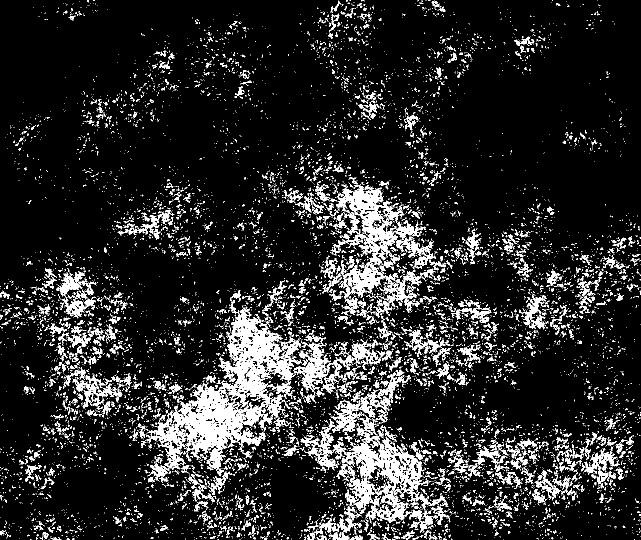
#> input picture Correlation/src/temp_data/high-conc-sample.tif, 1282 x 1080 px, found by its file name (shown at 1/2 size)
$ jupyter execute --allow-errors code-vectorizations.ipynb
#> lines starting #> are read from the running program, lines starting #| are printed output that depends on the picture
### Correlation/src/corrLib.py
import numpy as np
import matplotlib.pyplot as plt
from myImageLib import dirrec
from skimage import io
import os
import pandas as pd
import sys
import time
import pdb
from scipy.signal import savgol_filter

# [49 lines left out: functions corrS, corrI, not called in this run]

def divide_windows(img, windowsize=[20, 20], step=10):
    row, col = img.shape
    windowsize[0] = int(windowsize[0])
    windowsize[1] = int(windowsize[1])
    step = int(step)
    X = np.array(range(0, col-windowsize[0], step))# + int(windowsize[0]/2)
    Y = np.array(range(0, row-windowsize[1], step))# + int(windowsize[1]/2)
#     X, Y = np.meshgrid(X, Y)
    I = np.zeros((len(Y), len(X)))
    for indx, x in enumerate(X):
        for indy, y in enumerate(Y):
            window = img[y:y+windowsize[1], x:x+windowsize[0]]
            I[indy, indx] = window.mean()
    X, Y = np.meshgrid(X, Y)
    return X, Y, I

def distance_corr(X, Y, C):
    rList = []
    cList = []
    table = pd.DataFrame()
    for xr, yr, cr in zip(X, Y, C):
        for x, y, c in zip(xr, yr, cr):
            rList.append((x**2 + y**2)**.5)
            cList.append(c)
    table = table.assign(R=rList, C=cList)
    table.sort_values(by=['R'], inplace=True)
    return table

# [81 lines left out: functions corrIseq, readseq, boxsize_effect_spatial, density_fluctuation, not called in this run]

# [3 lines that do not run on import are left out]

### Correlation/src/corr_utils.py
# Define some utility functions that are used in 'Correlation' notebooks
import pandas as pd
import matplotlib.pyplot as plt
import numpy as np
from myImageLib import dirrec, bestcolor, wowcolor
from scipy.ndimage import gaussian_filter1d, uniform_filter1d
from scipy.signal import savgol_filter, medfilt
from scipy.optimize import curve_fit
import corrLib
import os
from skimage import io
from matplotlib.patches import Rectangle

# general
# [719 lines left out: functions data_log_mapping, tentative_log, illumination_correction, data_log, unified_symbols, scalebar_shape_position and 12 more, not called in this run]


# fig3_spatial-correlations
def exp(x, a):
    return np.exp(-a*x)

# [484 lines left out: functions corr_length, xy_to_r, average_data, plot_correlation, retrieve_dxd_data, corr2d and 11 more, not called in this run]

def xy_bin(xo, yo, n=100, mode='log', bins=None):
    """
    Bin x, y data on log or linear scale

    Args:
    xo -- input x
    yo -- input y
    n -- points after binning
    mode --
    bins -- set the bins to bin data together

    Returns:
    x -- binned x
    y -- means in bins

    Edit:
    11042020 -- Change function name to xy_bin, to incorporate the mode parameter, so that the function can do both log space binning and linear space binning.
    11172020 -- add bins kwarg, allow user to enter custom bins.

    Test:
    pivDir = r'D:\density_fluctuations\08032020\piv_imseq\01\3000-3001.csv'
    X, Y, U, V = read_piv(pivDir)
    XS, YS, CA, CV = vspatial(X, Y, U, V)
    k, E = energy_spectrum_2(CV)

    xo = k
    yo = abs(E)
    x, y = log_bin(xo, yo, n=100)
    plt.figure(dpi=300)

    plt.plot(k, abs(E), lw=0.5, color=bestcolor(0), label='corrFT', ls=':')
    plt.plot(x, y, lw=1, color=bestcolor(1), label='corrFT', marker='o', markersize=2, ls='')
    plt.loglog()
    """

    assert(len(xo)==len(yo))

    if bins is None:
        if mode == 'log':
            x = np.logspace(np.log10(xo[xo>0].min()), np.log10(xo.max()), n+1)
        elif mode == 'lin':
            x = np.linspace(xo.min(), xo.max(), n+1)
    else:
        x = np.sort(bins)

    y = (np.histogram(xo, x, weights=yo)[0] /
             np.histogram(xo, x)[0])

    return x[:-1], y

# [118 lines left out: functions efft, autocorr_imseq, structured_spectra, construct_spectra_series, not called in this run]

### mylib/typesetting/main.py
import matplotlib

def prl(preset='1-column-2-panel'):
    """
    Args:
    preset -- the type of preset to use (figure size and dpi)
    """
    presets = {}
    presets['1-column-2-panel'] = (1.75, 1.5, 400)
    presets['1-column-1-panel'] = (3.5, 1.5, 400)

    w, h, dpi = presets[preset]
    matplotlib.rcParams['figure.figsize'] = w, h
    matplotlib.rcParams['figure.dpi'] = dpi

    matplotlib.rcParams['font.family'] = 'Times New Roman'
    matplotlib.rcParams['text.usetex'] = True

    matplotlib.rcParams['axes.labelpad'] = 1.0
    matplotlib.rcParams['axes.linewidth'] = 0.5

    matplotlib.rcParams['xtick.labelsize'] = 'small'
    matplotlib.rcParams['xtick.direction'] = 'in'
    matplotlib.rcParams['xtick.minor.visible'] = True
    matplotlib.rcParams['xtick.top'] = True
    matplotlib.rcParams['xtick.major.size'] = 2.5
    matplotlib.rcParams['xtick.minor.size'] = 1.6

    matplotlib.rcParams['ytick.labelsize'] = 'small'
    matplotlib.rcParams['ytick.direction'] = 'in'
    matplotlib.rcParams['ytick.minor.visible'] = True
    matplotlib.rcParams['ytick.right'] = True
    matplotlib.rcParams['ytick.major.size'] = 2.5
    matplotlib.rcParams['ytick.minor.size'] = 1.6

    # LEGEND
    matplotlib.rcParams['legend.labelspacing'] = 0.2
    matplotlib.rcParams['legend.handlelength'] = 1
    matplotlib.rcParams['legend.fontsize'] = 'small'
    matplotlib.rcParams['legend.handletextpad'] = 0.2
    matplotlib.rcParams['legend.columnspacing'] = 0.5
    matplotlib.rcParams['legend.frameon'] = False

    # FONT
    matplotlib.rcParams['font.size'] = 8
    return None


### Correlation/src/code-vectorizations.ipynb
# Code vectorizations

Image processing requires large computational power, and time. By optimizing the code, main reducing the use of for loops, the time needed for the same computation can be significantly reduced. Here, a few examples, in which I successfully speed up the image processing computations, are shown.

## 0 Packages and presets

[cell 1]
import numpy as np
import matplotlib.pyplot as plt
from myImageLib import dirrec, bestcolor, bpass, wowcolor
from skimage import io, measure, util
import pandas as pd
import os
import corrLib
import time
from corr_utils import *
import typesetting.main as tm

[cell 2]
tm.prl()

## 1 The old functions

My library is now updated with the faster code. But I found the slow old code thank to Github. The functions below are literally the first 3 functions in the corrLib library which I designed for the GNF project. Over almost a year, this library has grown from less than 100 lines to 582 line, with 23 commits done on Github.

[cell 3]
# [27 lines left out: function corrS, not called in this run]

def corrI(X, Y, I):
    I = I - I.mean()
    row, col = I.shape
    Isq = 0
    for i in range(0, row):
        for j in range(0, col):
            Isq += I[i, j]**2
    Isq = Isq / row / col
    CI = np.zeros((row, col))
    for xin in range(0, col):
        for yin in range(0, row):
            count = 0
            CIt = 0
            for i in range(0, col-xin):
                for j in range(0, row-yin):
                    Ia = I[j, i]
                    Ib = I[j+yin, i+xin]
                    CIt += Ia * Ib
                    count += 1
            CI[yin, xin] = CIt / count / Isq
    return CI

# [15 lines left out: function divide_windows, not called in this run]

## 2 New functions: vectorization

In the revised function, instead of iterating over all the possible intervals (xin and yin in the function), I shift the original image and calculate the cross correlation between the original image and its corresponding part in the shifted image. This operation avoids the use of two for loops in the code, and speeds the code up dramatically (from 5 min to 5 sec on a typical image from experiment). The idea is illustrated in the picture below:

[cell 4]
def corrI_new(X, Y, I):
    row, col = I.shape
    I = I - I.mean()
    # CI = np.ones(I.shape)
    r = int(row)
    c = int(col)
    CI = np.ones((r, c))
    XI = X[0: r, 0: c]
    YI = Y[0: r, 0: c]
    normalizer = I.std() ** 2
    for xin in range(0, c):
        for yin in range(0, r):
            if xin != 0 or yin != 0:
                I_shift_x = np.roll(I, xin, axis=1)
                I_shift = np.roll(I_shift_x, yin, axis=0)
                CI[yin, xin] = (I[yin:, xin:] * I_shift[yin:, xin:]).mean() / normalizer
    return XI, YI, CI

[cell 5]
img = io.imread(r'temp_data\high-conc-sample.tif')
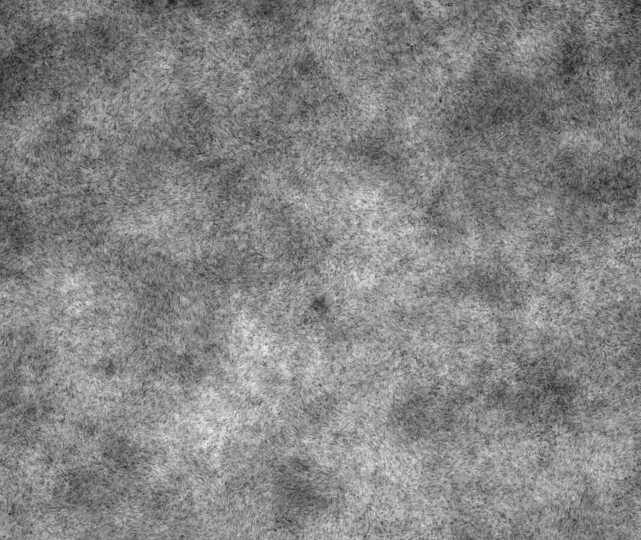
#> img: shape (1080, 1282) uint16 (shown at 1/2 size); min 1036, max 1413, mean 1232.1; drawn with min black and max white
X, Y, I = corrLib.divide_windows(img, windowsize=[30, 30], step=15)
#> after the loop in divide_windows, `for indx, x in enumerate(X):`:
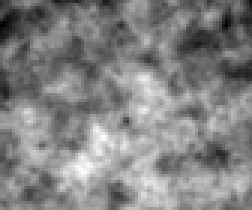
#> I: shape (70, 84) float64 (shown 3 times larger); min 1139.8, max 1320.3, mean 1232.5; drawn with min black and max white
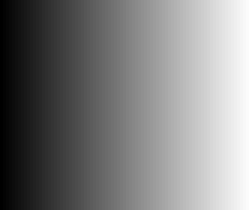
#> X: shape (70, 84) int64 (shown 3 times larger); min 0, max 1245, mean 622.5; drawn with min black and max white
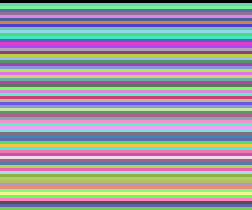
#> Y: shape (70, 84) int64 (shown 3 times larger); 70 distinct labels, from 0 to 1035; one colour per label, 0 black
tic = time.monotonic()
CI_old = corrI(X, Y, I)
#> after the loop in corrI, `for i in range(0, row):`: Isq = 4964885.8
#> in corrI, `Isq = Isq / row / col`: Isq = 844.4
#> after the loop in corrI, `for xin in range(0, col):`:
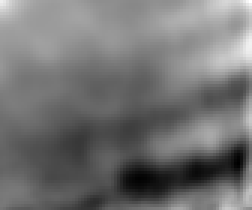
#> CI: shape (70, 84) float64 (shown 3 times larger); min -1.17, max 1.15, mean -0.118; drawn with min black and max white
toc = time.monotonic()
t_old = toc - tic
tic = time.monotonic()
XI, YI, CI_new = corrI_new(X, Y, I)
#> after the loop in corrI_new, `for xin in range(0, c):`:
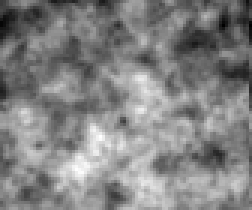
#> I_shift_x: shape (70, 84) float64 (shown 3 times larger); min -92.69, max 87.82, mean 0; drawn with min black and max white
toc = time.monotonic()
t_new = toc - tic
print('old function: {:.2f} s'.format(t_old))
print('new function: {:.2f} s'.format(t_new))

**Note:** when image is large, the speeding up effect is mroe clear.

[cell 6]
def divide_windows(img, windowsize=[20, 20], step=10):
    row, col = img.shape
    windowsize[0] = int(windowsize[0])
    windowsize[1] = int(windowsize[1])
    step = int(step)
    if isinstance(windowsize, list):
        windowsize = tuple(windowsize)
    X = np.array(range(0, col, step))
    Y = np.array(range(0, row, step))
    X, Y = np.meshgrid(X, Y)
    I = util.view_as_windows(img, windowsize, step=step).mean(axis=(2, 3))
    return X, Y, I

[cell 7]
img = io.imread(r'temp_data\high-conc-sample.tif')
X, Y, I = corrLib.divide_windows(img, windowsize=[30, 30], step=15)

[cell 8]
fig, ax = plt.subplots()
table = corrLib.distance_corr(X, Y, CI_old[:-1, :])
#> the loop in distance_corr, `for xr, yr, cr in zip(X, Y, C):` made 69 passes
#> after the loop in distance_corr, `for xr, yr, cr in zip(X, Y, C):`: cList = 5796 values, max 1.15 at index 83, min -1.17 at index 4615, mean -0.118; rList = 5796 values, max 1609.5 at index 5795, min 0 at index 0, mean 870.9
#> in distance_corr, `table = table.assign(R=rList, C=cList)`: table = table of 5796 rows and 2 columns
#> table = table of 5796 rows and 2 columns
x, y = xy_bin(table.R, table.C)
#> x = 100 values from 15 to 1536
ax.plot(x, y, label='old')
table = corrLib.distance_corr(XI, YI, CI_new)
#> the loop in distance_corr (call 2), `for xr, yr, cr in zip(X, Y, C):` made 70 passes
#> table = table of 5880 rows and 2 columns
x, y = xy_bin(table.R, table.C)
#> x = 100 values from 15 to 1545
ax.plot(x, y, label='new')
ax.legend()

**Note:** the results are exactly the same.

[cell 9]
# [15 lines left out: function corrS_new, not called in this run]

#> (a cell that did not finish here is left out)

#> (a cell that did not finish here is left out)

[cell 12]
fig = plt.figure(figsize=(3, 3))
ax = fig.add_axes([0,0,1,1])
#> (the rest of this cell did not finish here and is left out)

[cell 13]
tic = time.monotonic()
#> (the rest of this cell did not finish here and is left out)

[cell 14]
fig, ax = plt.subplots()
#> (the rest of this cell did not finish here and is left out)

**Note:** no much difference

[cell 15]
# coarse-grain the image, corrLib.divide_windows
tic = time.monotonic()
count = 0
while count < 10:
    count += 1
    X, Y, I_old = divide_windows(img, windowsize=[30, 30], step=15)
#> this loop made 10 passes
#> pass 1, in divide_windows, `I = util.view_as_windows(img, windowsize, step=step).mean(axis=(2, 3))`:
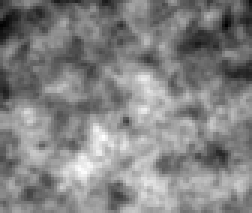
#> I: shape (71, 84) float64 (shown 3 times larger); min 1139.8, max 1320.3, mean 1232.7; drawn with min black and max white
#> pass 1, `X, Y, I_old = divide_windows(img, windowsize=[30, 30], step=15)`:
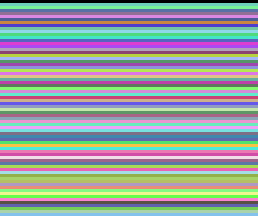
#> Y: shape (72, 86) int64 (shown 3 times larger); 72 distinct labels, from 0 to 1065; one colour per label, 0 black
#> after the loop, count = 10
toc = time.monotonic()
t_old = toc - tic

# coarse-grain the image, skimage.util.view_as_windows + np.mean
tic = time.monotonic()
count = 0
while count < 10:
    count += 1
    I_new = util.view_as_windows(img, 30, step=15).mean(axis=(2, 3))
#> after the loop, count = 10
toc = time.monotonic()
t_new = toc - tic

print('old method: {:.2f} s'.format(t_old))
print('new method: {:.2f} s'.format(t_new))
print('function is sped up {:.1f} times'.format(t_old/t_new))

fig, ax = plt.subplots(nrows=1, ncols=2, figsize=(5, 2))
ax[0].imshow(I_old, cmap='gray')
ax[0].axis('off')
ax[0].set_title('old method')

ax[1].imshow(I_new, cmap='gray')
ax[1].axis('off')
ax[1].set_title('new method')
